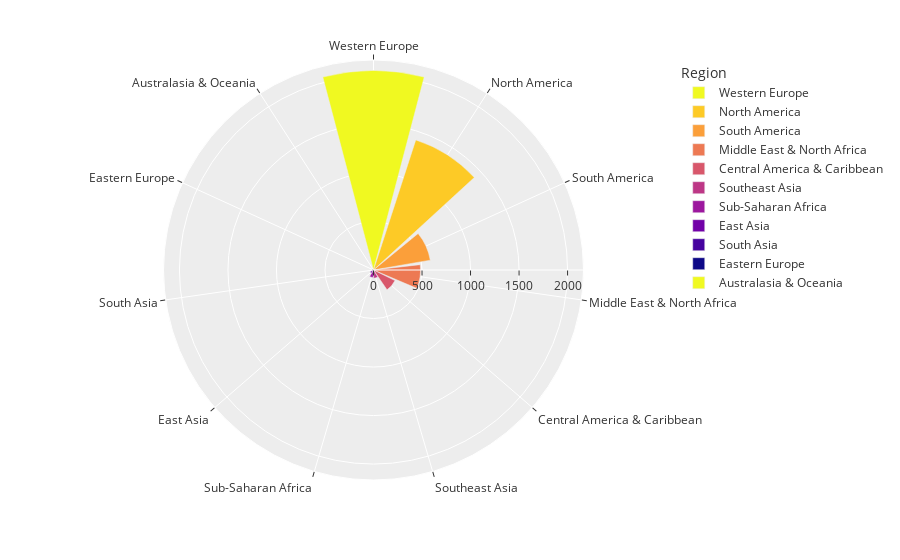

Notebook code for this chart:
### Code cell
# Count of Terror Attack Region-Wise.
region_attacks = dataset.Region.value_counts().to_frame().reset_index()
region_attacks.columns = ['Region', 'Total Attacks']
fig = px.bar_polar(data_frame=region_attacks,r = 'Total Attacks',theta='Region',color = 'Region',
                  template="ggplot2", color_discrete_sequence= px.colors.sequential.Plasma_r)
fig.show()

### Figure 1 — Plotly figure (JSON) as saved in the notebook; plotly's stock layout.template omitted (floating-point values rounded to 4 significant figures)
{"data": [{"hovertemplate": "Region=%{theta}<br>Total Attacks=%{r}<extra></extra>", "legendgroup": "Western Europe", "marker": {"color": "#f0f921", "pattern": {"shape": ""}}, "name": "Western Europe", "r": [2056], "showlegend": true, "subplot": "polar", "theta": ["Western Europe"], "type": "barpolar"}, {"hovertemplate": "Region=%{theta}<br>Total Attacks=%{r}<extra></extra>", "legendgroup": "North America", "marker": {"color": "#fdca26", "pattern": {"shape": ""}}, "name": "North America", "r": [1410], "showlegend": true, "subplot": "polar", "theta": ["North America"], "type": "barpolar"}, {"hovertemplate": "Region=%{theta}<br>Total Attacks=%{r}<extra></extra>", "legendgroup": "South America", "marker": {"color": "#fb9f3a", "pattern": {"shape": ""}}, "name": "South America", "r": [594], "showlegend": true, "subplot": "polar", "theta": ["South America"], "type": "barpolar"}, {"hovertemplate": "Region=%{theta}<br>Total Attacks=%{r}<extra></extra>", "legendgroup": "Middle East & North Africa", "marker": {"color": "#ed7953", "pattern": {"shape": ""}}, "name": "Middle East & North Africa", "r": [485], "showlegend": true, "subplot": "polar", "theta": ["Middle East & North Africa"], "type": "barpolar"}, {"hovertemplate": "Region=%{theta}<br>Total Attacks=%{r}<extra></extra>", "legendgroup": "Central America & Caribbean", "marker": {"color": "#d8576b", "pattern": {"shape": ""}}, "name": "Central America & Caribbean", "r": [247], "showlegend": true, "subplot": "polar", "theta": ["Central America & Caribbean"], "type": "barpolar"}, {"hovertemplate": "Region=%{theta}<br>Total Attacks=%{r}<extra></extra>", "legendgroup": "Southeast Asia", "marker": {"color": "#bd3786", "pattern": {"shape": ""}}, "name": "Southeast Asia", "r": [85], "showlegend": true, "subplot": "polar", "theta": ["Southeast Asia"], "type": "barpolar"}, {"hovertemplate": "Region=%{theta}<br>Total Attacks=%{r}<extra></extra>", "legendgroup": "Sub-Saharan Africa", "marker": {"color": "#9c179e", "pattern": {"shape": ""}}, "name": "Sub-Saharan Africa", "r": [77], "showlegend": true, "subplot": "polar", "theta": ["Sub-Saharan Africa"], "type": "barpolar"}, {"hovertemplate": "Region=%{theta}<br>Total Attacks=%{r}<extra></extra>", "legendgroup": "East Asia", "marker": {"color": "#7201a8", "pattern": {"shape": ""}}, "name": "East Asia", "r": [40], "showlegend": true, "subplot": "polar", "theta": ["East Asia"], "type": "barpolar"}, {"hovertemplate": "Region=%{theta}<br>Total Attacks=%{r}<extra></extra>", "legendgroup": "South Asia", "marker": {"color": "#46039f", "pattern": {"shape": ""}}, "name": "South Asia", "r": [15], "showlegend": true, "subplot": "polar", "theta": ["South Asia"], "type": "barpolar"}, {"hovertemplate": "Region=%{theta}<br>Total Attacks=%{r}<extra></extra>", "legendgroup": "Eastern Europe", "marker": {"color": "#0d0887", "pattern": {"shape": ""}}, "name": "Eastern Europe", "r": [11], "showlegend": true, "subplot": "polar", "theta": ["Eastern Europe"], "type": "barpolar"}, {"hovertemplate": "Region=%{theta}<br>Total Attacks=%{r}<extra></extra>", "legendgroup": "Australasia & Oceania", "marker": {"color": "#f0f921", "pattern": {"shape": ""}}, "name": "Australasia & Oceania", "r": [10], "showlegend": true, "subplot": "polar", "theta": ["Australasia & Oceania"], "type": "barpolar"}], "layout": {"polar": {"domain": {"x": [0, 1], "y": [0, 1]}, "angularaxis": {"direction": "clockwise", "rotation": 90, "categoryorder": "array", "categoryarray": ["Western Europe", "North America", "South America", "Middle East & North Africa", "Central America & Caribbean", "Southeast Asia", "Sub-Saharan Africa", "East Asia", "South Asia", "Eastern Europe", "Australasia & Oceania"]}}, "legend": {"title": {"text": "Region"}, "tracegroupgap": 0}, "margin": {"t": 60}, "barmode": "relative"}}
